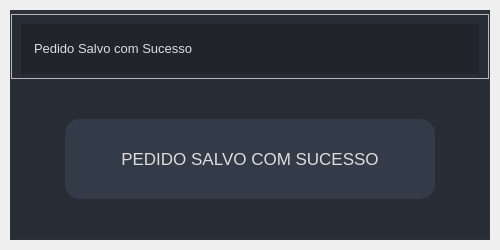
<?xml version="1.0" encoding="UTF-8"?>
<ui version="4.0">
 <author>Wanderson M. Pimenta</author>
 <class>MainWindow</class>
 <widget class="QMainWindow" name="MainWindow">
  <property name="geometry">
   <rect>
    <x>0</x>
    <y>0</y>
    <width>500</width>
    <height>250</height>
   </rect>
  </property>
  <property name="minimumSize">
   <size>
    <width>500</width>
    <height>250</height>
   </size>
  </property>
  <property name="maximumSize">
   <size>
    <width>500</width>
    <height>250</height>
   </size>
  </property>
  <property name="windowTitle">
   <string>MainWindow</string>
  </property>
  <widget class="QWidget" name="styleSheet">
   <property name="minimumSize">
    <size>
     <width>500</width>
     <height>250</height>
    </size>
   </property>
   <property name="maximumSize">
    <size>
     <width>500</width>
     <height>250</height>
    </size>
   </property>
   <property name="font">
    <font>
     <pointsize>10</pointsize>
     <italic>false</italic>
     <bold>false</bold>
    </font>
   </property>
   <property name="styleSheet">
    <string notr="true">/* /////////////////////////////////////////////////////////////////////////////////////////////////

SET APP STYLESHEET - FULL STYLES HERE
DARK THEME - DRACULA COLOR BASED

///////////////////////////////////////////////////////////////////////////////////////////////// */

QWidget{
	color: rgb(221, 221, 221);
	font: 10pt &quot;Segoe UI&quot;;
}

/* /////////////////////////////////////////////////////////////////////////////////////////////////
Tooltip */
QToolTip {
	color: #ffffff;
	background-color: rgba(33, 37, 43, 180);
	border: 1px solid rgb(44, 49, 58);
	background-image: none;
	background-position: left center;
    background-repeat: no-repeat;
	border: none;
	border-left: 2px solid rgb(255, 121, 198);
	text-align: left;
	padding-left: 8px;
	margin: 0px;
}

/* /////////////////////////////////////////////////////////////////////////////////////////////////
Bg App */
#bgApp {	
	background-color: rgb(40, 44, 52);
	border: 1px solid rgb(44, 49, 58);
}

/* /////////////////////////////////////////////////////////////////////////////////////////////////
Left Menu */
#leftMenuBg {	
	background-color: rgb(33, 37, 43);
}
#topLogo {
	background-color: rgb(33, 37, 43);
	background-image: url(:/images/images/images/PyDracula.png);
	background-position: centered;
	background-repeat: no-repeat;
}
#titleLeftApp { font: 63 12pt &quot;Segoe UI Semibold&quot;; }
#titleLeftDescription { font: 8pt &quot;Segoe UI&quot;; color: rgb(189, 147, 249); }

/* MENUS */
#topMenu .QPushButton {	
	background-position: left center;
    background-repeat: no-repeat;
	border: none;
	border-left: 22px solid transparent;
	background-color: transparent;
	text-align: left;
	padding-left: 44px;
}
#topMenu .QPushButton:hover {
	background-color: rgb(40, 44, 52);
}
#topMenu .QPushButton:pressed {	
	background-color: rgb(189, 147, 249);
	color: rgb(255, 255, 255);
}
#bottomMenu .QPushButton {	
	background-position: left center;
    background-repeat: no-repeat;
	border: none;
	border-left: 20px solid transparent;
	background-color:transparent;
	text-align: left;
	padding-left: 44px;
}
#bottomMenu .QPushButton:hover {
	background-color: rgb(40, 44, 52);
}
#bottomMenu .QPushButton:pressed {	
	background-color: rgb(189, 147, 249);
	color: rgb(255, 255, 255);
}
#leftMenuFrame{
	border-top: 3px solid rgb(44, 49, 58);
}

/* Toggle Button */
#toggleButton {
	background-position: left center;
    background-repeat: no-repeat;
	border: none;
	border-left: 20px solid transparent;
	background-color: rgb(37, 41, 48);
	text-align: left;
	padding-left: 44px;
	color: rgb(113, 126, 149);
}
#toggleButton:hover {
	background-color: rgb(40, 44, 52);
}
#toggleButton:pressed {
	background-color: rgb(189, 147, 249);
}

/* Title Menu */
#titleRightInfo { padding-left: 10px; }


/* /////////////////////////////////////////////////////////////////////////////////////////////////
Extra Tab */
#extraLeftBox {	
	background-color: rgb(44, 49, 58);
}
#extraTopBg{	
	background-color: rgb(189, 147, 249)
}

/* Icon */
#extraIcon {
	background-position: center;
	background-repeat: no-repeat;
	background-image: url(:/icons/images/icons/icon_settings.png);
}

/* Label */
#extraLabel { color: rgb(255, 255, 255); }

/* Btn Close */
#extraCloseColumnBtn { background-color: rgba(255, 255, 255, 0); border: none;  border-radius: 5px; }
#extraCloseColumnBtn:hover { background-color: rgb(196, 161, 249); border-style: solid; border-radius: 4px; }
#extraCloseColumnBtn:pressed { background-color: rgb(180, 141, 238); border-style: solid; border-radius: 4px; }

/* Extra Content */
#extraContent{
	border-top: 3px solid rgb(40, 44, 52);
}

/* Extra Top Menus */
#extraTopMenu .QPushButton {
background-position: left center;
    background-repeat: no-repeat;
	border: none;
	border-left: 22px solid transparent;
	background-color:transparent;
	text-align: left;
	padding-left: 44px;
}
#extraTopMenu .QPushButton:hover {
	background-color: rgb(40, 44, 52);
}
#extraTopMenu .QPushButton:pressed {	
	background-color: rgb(189, 147, 249);
	color: rgb(255, 255, 255);
}

/* /////////////////////////////////////////////////////////////////////////////////////////////////
Content App */
#contentTopBg{	
	background-color: rgb(33, 37, 43);
}
#contentBottom{
	border-top: 3px solid rgb(44, 49, 58);
}

/* Top Buttons */
#rightButtons .QPushButton { background-color: rgba(255, 255, 255, 0); border: none;  border-radius: 5px; }
#rightButtons .QPushButton:hover { background-color: rgb(44, 49, 57); border-style: solid; border-radius: 4px; }
#rightButtons .QPushButton:pressed { background-color: rgb(23, 26, 30); border-style: solid; border-radius: 4px; }

/* Theme Settings */
#extraRightBox { background-color: rgb(44, 49, 58); }
#themeSettingsTopDetail { background-color: rgb(189, 147, 249); }

/* Bottom Bar */
#bottomBar { background-color: rgb(44, 49, 58); }
#bottomBar QLabel { font-size: 11px; color: rgb(113, 126, 149); padding-left: 10px; padding-right: 10px; padding-bottom: 2px; }

/* CONTENT SETTINGS */
/* MENUS */
#contentSettings .QPushButton {	
	background-position: left center;
    background-repeat: no-repeat;
	border: none;
	border-left: 22px solid transparent;
	background-color:transparent;
	text-align: left;
	padding-left: 44px;
}
#contentSettings .QPushButton:hover {
	background-color: rgb(40, 44, 52);
}
#contentSettings .QPushButton:pressed {	
	background-color: rgb(189, 147, 249);
	color: rgb(255, 255, 255);
}

/* /////////////////////////////////////////////////////////////////////////////////////////////////
QTableWidget */
QTableWidget {	
	background-color: transparent;
	padding: 10px;
	border-radius: 5px;
	gridline-color: rgb(44, 49, 58);
	border-bottom: 1px solid rgb(44, 49, 60);
}
QTableWidget::item{
	border-color: rgb(44, 49, 60);
	padding-left: 5px;
	padding-right: 5px;
	gridline-color: rgb(44, 49, 60);
}
QTableWidget::item:selected{
	background-color: rgb(189, 147, 249);
}
QHeaderView::section{
	background-color: rgb(33, 37, 43);
	max-width: 30px;
	border: 1px solid rgb(44, 49, 58);
	border-style: none;
    border-bottom: 1px solid rgb(44, 49, 60);
    border-right: 1px solid rgb(44, 49, 60);
}
QTableWidget::horizontalHeader {	
	background-color: rgb(33, 37, 43);
}
QHeaderView::section:horizontal
{
    border: 1px solid rgb(33, 37, 43);
	background-color: rgb(33, 37, 43);
	padding: 3px;
	border-top-left-radius: 7px;
    border-top-right-radius: 7px;
}
QHeaderView::section:vertical
{
    border: 1px solid rgb(44, 49, 60);
}

/* /////////////////////////////////////////////////////////////////////////////////////////////////
LineEdit */
QLineEdit {
	background-color: rgb(33, 37, 43);
	border-radius: 5px;
	border: 2px solid rgb(33, 37, 43);
	padding-left: 10px;
	selection-color: rgb(255, 255, 255);
	selection-background-color: rgb(255, 121, 198);
}
QLineEdit:hover {
	border: 2px solid rgb(64, 71, 88);
}
QLineEdit:focus {
	border: 2px solid rgb(91, 101, 124);
}

/* /////////////////////////////////////////////////////////////////////////////////////////////////
PlainTextEdit */
QPlainTextEdit {
	background-color: rgb(27, 29, 35);
	border-radius: 5px;
	padding: 10px;
	selection-color: rgb(255, 255, 255);
	selection-background-color: rgb(255, 121, 198);
}
QPlainTextEdit  QScrollBar:vertical {
    width: 8px;
 }
QPlainTextEdit  QScrollBar:horizontal {
    height: 8px;
 }
QPlainTextEdit:hover {
	border: 2px solid rgb(64, 71, 88);
}
QPlainTextEdit:focus {
	border: 2px solid rgb(91, 101, 124);
}

/* /////////////////////////////////////////////////////////////////////////////////////////////////
ScrollBars */
QScrollBar:horizontal {
    border: none;
    background: rgb(52, 59, 72);
    height: 8px;
    margin: 0px 21px 0 21px;
	border-radius: 0px;
}
QScrollBar::handle:horizontal {
    background: rgb(189, 147, 249);
    min-width: 25px;
	border-radius: 4px
}
QScrollBar::add-line:horizontal {
    border: none;
    background: rgb(55, 63, 77);
    width: 20px;
	border-top-right-radius: 4px;
    border-bottom-right-radius: 4px;
    subcontrol-position: right;
    subcontrol-origin: margin;
}
QScrollBar::sub-line:horizontal {
    border: none;
    background: rgb(55, 63, 77);
    width: 20px;
	border-top-left-radius: 4px;
    border-bottom-left-radius: 4px;
    subcontrol-position: left;
    subcontrol-origin: margin;
}
QScrollBar::up-arrow:horizontal, QScrollBar::down-arrow:horizontal
{
     background: none;
}
QScrollBar::add-page:horizontal, QScrollBar::sub-page:horizontal
{
     background: none;
}
 QScrollBar:vertical {
	border: none;
    background: rgb(52, 59, 72);
    width: 8px;
    margin: 21px 0 21px 0;
	border-radius: 0px;
 }
 QScrollBar::handle:vertical {	
	background: rgb(189, 147, 249);
    min-height: 25px;
	border-radius: 4px
 }
 QScrollBar::add-line:vertical {
     border: none;
    background: rgb(55, 63, 77);
     height: 20px;
	border-bottom-left-radius: 4px;
    border-bottom-right-radius: 4px;
     subcontrol-position: bottom;
     subcontrol-origin: margin;
 }
 QScrollBar::sub-line:vertical {
	border: none;
    background: rgb(55, 63, 77);
     height: 20px;
	border-top-left-radius: 4px;
    border-top-right-radius: 4px;
     subcontrol-position: top;
     subcontrol-origin: margin;
 }
 QScrollBar::up-arrow:vertical, QScrollBar::down-arrow:vertical {
     background: none;
 }

 QScrollBar::add-page:vertical, QScrollBar::sub-page:vertical {
     background: none;
 }

/* /////////////////////////////////////////////////////////////////////////////////////////////////
CheckBox */
QCheckBox::indicator {
    border: 3px solid rgb(52, 59, 72);
	width: 15px;
	height: 15px;
	border-radius: 10px;
    background: rgb(44, 49, 60);
}
QCheckBox::indicator:hover {
    border: 3px solid rgb(58, 66, 81);
}
QCheckBox::indicator:checked {
    background: 3px solid rgb(52, 59, 72);
	border: 3px solid rgb(52, 59, 72);	
	background-image: url(:/icons/images/icons/cil-check-alt.png);
}

/* /////////////////////////////////////////////////////////////////////////////////////////////////
RadioButton */
QRadioButton::indicator {
    border: 3px solid rgb(52, 59, 72);
	width: 15px;
	height: 15px;
	border-radius: 10px;
    background: rgb(44, 49, 60);
}
QRadioButton::indicator:hover {
    border: 3px solid rgb(58, 66, 81);
}
QRadioButton::indicator:checked {
    background: 3px solid rgb(94, 106, 130);
	border: 3px solid rgb(52, 59, 72);	
}

/* /////////////////////////////////////////////////////////////////////////////////////////////////
ComboBox */
QComboBox{
	background-color: rgb(27, 29, 35);
	border-radius: 5px;
	border: 2px solid rgb(33, 37, 43);
	padding: 5px;
	padding-left: 10px;
}
QComboBox:hover{
	border: 2px solid rgb(64, 71, 88);
}
QComboBox::drop-down {
	subcontrol-origin: padding;
	subcontrol-position: top right;
	width: 25px; 
	border-left-width: 3px;
	border-left-color: rgba(39, 44, 54, 150);
	border-left-style: solid;
	border-top-right-radius: 3px;
	border-bottom-right-radius: 3px;	
	background-image: url(:/icons/images/icons/cil-arrow-bottom.png);
	background-position: center;
	background-repeat: no-reperat;
 }
QComboBox QAbstractItemView {
	color: rgb(255, 121, 198);	
	background-color: rgb(33, 37, 43);
	padding: 10px;
	selection-background-color: rgb(39, 44, 54);
}

/* /////////////////////////////////////////////////////////////////////////////////////////////////
Sliders */
QSlider::groove:horizontal {
    border-radius: 5px;
    height: 10px;
	margin: 0px;
	background-color: rgb(52, 59, 72);
}
QSlider::groove:horizontal:hover {
	background-color: rgb(55, 62, 76);
}
QSlider::handle:horizontal {
    background-color: rgb(189, 147, 249);
    border: none;
    height: 10px;
    width: 10px;
    margin: 0px;
	border-radius: 5px;
}
QSlider::handle:horizontal:hover {
    background-color: rgb(195, 155, 255);
}
QSlider::handle:horizontal:pressed {
    background-color: rgb(255, 121, 198);
}

QSlider::groove:vertical {
    border-radius: 5px;
    width: 10px;
    margin: 0px;
	background-color: rgb(52, 59, 72);
}
QSlider::groove:vertical:hover {
	background-color: rgb(55, 62, 76);
}
QSlider::handle:vertical {
    background-color: rgb(189, 147, 249);
	border: none;
    height: 10px;
    width: 10px;
    margin: 0px;
	border-radius: 5px;
}
QSlider::handle:vertical:hover {
    background-color: rgb(195, 155, 255);
}
QSlider::handle:vertical:pressed {
    background-color: rgb(255, 121, 198);
}

/* /////////////////////////////////////////////////////////////////////////////////////////////////
CommandLinkButton */
QCommandLinkButton {	
	color: rgb(255, 121, 198);
	border-radius: 5px;
	padding: 5px;
	color: rgb(255, 170, 255);
}
QCommandLinkButton:hover {	
	color: rgb(255, 170, 255);
	background-color: rgb(44, 49, 60);
}
QCommandLinkButton:pressed {	
	color: rgb(189, 147, 249);
	background-color: rgb(52, 58, 71);
}

/* /////////////////////////////////////////////////////////////////////////////////////////////////
Button */
#pagesContainer QPushButton {
	border: 2px solid rgb(52, 59, 72);
	border-radius: 5px;	
	background-color: rgb(52, 59, 72);
}
#pagesContainer QPushButton:hover {
	background-color: rgb(57, 65, 80);
	border: 2px solid rgb(61, 70, 86);
}
#pagesContainer QPushButton:pressed {	
	background-color: rgb(35, 40, 49);
	border: 2px solid rgb(43, 50, 61);
}

</string>
   </property>
   <layout class="QVBoxLayout" name="appMargins">
    <property name="spacing">
     <number>0</number>
    </property>
    <property name="leftMargin">
     <number>10</number>
    </property>
    <property name="topMargin">
     <number>10</number>
    </property>
    <property name="rightMargin">
     <number>10</number>
    </property>
    <property name="bottomMargin">
     <number>10</number>
    </property>
    <item>
     <widget class="QFrame" name="bgApp">
      <property name="styleSheet">
       <string notr="true"/>
      </property>
      <property name="frameShape">
       <enum>QFrame::NoFrame</enum>
      </property>
      <property name="frameShadow">
       <enum>QFrame::Raised</enum>
      </property>
      <layout class="QHBoxLayout" name="appLayout">
       <property name="spacing">
        <number>0</number>
       </property>
       <property name="leftMargin">
        <number>0</number>
       </property>
       <property name="topMargin">
        <number>0</number>
       </property>
       <property name="rightMargin">
        <number>0</number>
       </property>
       <property name="bottomMargin">
        <number>0</number>
       </property>
       <item>
        <widget class="QFrame" name="contentBox">
         <property name="frameShape">
          <enum>QFrame::NoFrame</enum>
         </property>
         <property name="frameShadow">
          <enum>QFrame::Raised</enum>
         </property>
         <layout class="QVBoxLayout" name="verticalLayout_2">
          <property name="spacing">
           <number>0</number>
          </property>
          <property name="leftMargin">
           <number>0</number>
          </property>
          <property name="topMargin">
           <number>0</number>
          </property>
          <property name="rightMargin">
           <number>0</number>
          </property>
          <property name="bottomMargin">
           <number>0</number>
          </property>
          <item>
           <widget class="QFrame" name="contentBottom">
            <property name="maximumSize">
             <size>
              <width>16777215</width>
              <height>16777215</height>
             </size>
            </property>
            <property name="frameShape">
             <enum>QFrame::NoFrame</enum>
            </property>
            <property name="frameShadow">
             <enum>QFrame::Raised</enum>
            </property>
            <layout class="QVBoxLayout" name="verticalLayout_6">
             <property name="spacing">
              <number>0</number>
             </property>
             <property name="leftMargin">
              <number>0</number>
             </property>
             <property name="topMargin">
              <number>0</number>
             </property>
             <property name="rightMargin">
              <number>0</number>
             </property>
             <property name="bottomMargin">
              <number>0</number>
             </property>
             <item>
              <widget class="QFrame" name="frame">
               <property name="maximumSize">
                <size>
                 <width>16777215</width>
                 <height>65</height>
                </size>
               </property>
               <property name="frameShape">
                <enum>QFrame::StyledPanel</enum>
               </property>
               <property name="frameShadow">
                <enum>QFrame::Raised</enum>
               </property>
               <layout class="QGridLayout" name="gridLayout">
                <item row="0" column="0">
                 <widget class="QFrame" name="contentTopBg">
                  <property name="minimumSize">
                   <size>
                    <width>0</width>
                    <height>50</height>
                   </size>
                  </property>
                  <property name="maximumSize">
                   <size>
                    <width>16777215</width>
                    <height>50</height>
                   </size>
                  </property>
                  <property name="frameShape">
                   <enum>QFrame::NoFrame</enum>
                  </property>
                  <property name="frameShadow">
                   <enum>QFrame::Raised</enum>
                  </property>
                  <layout class="QHBoxLayout" name="horizontalLayout">
                   <property name="spacing">
                    <number>0</number>
                   </property>
                   <property name="leftMargin">
                    <number>0</number>
                   </property>
                   <property name="topMargin">
                    <number>0</number>
                   </property>
                   <property name="rightMargin">
                    <number>10</number>
                   </property>
                   <property name="bottomMargin">
                    <number>0</number>
                   </property>
                   <item>
                    <widget class="QFrame" name="leftBox">
                     <property name="sizePolicy">
                      <sizepolicy hsizetype="Expanding" vsizetype="Preferred">
                       <horstretch>0</horstretch>
                       <verstretch>0</verstretch>
                      </sizepolicy>
                     </property>
                     <property name="frameShape">
                      <enum>QFrame::NoFrame</enum>
                     </property>
                     <property name="frameShadow">
                      <enum>QFrame::Raised</enum>
                     </property>
                     <layout class="QHBoxLayout" name="horizontalLayout_3">
                      <property name="spacing">
                       <number>0</number>
                      </property>
                      <property name="leftMargin">
                       <number>0</number>
                      </property>
                      <property name="topMargin">
                       <number>0</number>
                      </property>
                      <property name="rightMargin">
                       <number>0</number>
                      </property>
                      <property name="bottomMargin">
                       <number>0</number>
                      </property>
                      <item>
                       <widget class="QLabel" name="titleRightInfo">
                        <property name="sizePolicy">
                         <sizepolicy hsizetype="Preferred" vsizetype="Expanding">
                          <horstretch>0</horstretch>
                          <verstretch>0</verstretch>
                         </sizepolicy>
                        </property>
                        <property name="maximumSize">
                         <size>
                          <width>16777215</width>
                          <height>45</height>
                         </size>
                        </property>
                        <property name="font">
                         <font>
                          <pointsize>10</pointsize>
                          <italic>false</italic>
                          <bold>false</bold>
                         </font>
                        </property>
                        <property name="text">
                         <string>Pedido Salvo com Sucesso </string>
                        </property>
                        <property name="alignment">
                         <set>Qt::AlignLeading|Qt::AlignLeft|Qt::AlignVCenter</set>
                        </property>
                       </widget>
                      </item>
                     </layout>
                    </widget>
                   </item>
                   <item alignment="Qt::AlignRight">
                    <widget class="QFrame" name="rightButtons">
                     <property name="minimumSize">
                      <size>
                       <width>0</width>
                       <height>28</height>
                      </size>
                     </property>
                     <property name="frameShape">
                      <enum>QFrame::NoFrame</enum>
                     </property>
                     <property name="frameShadow">
                      <enum>QFrame::Raised</enum>
                     </property>
                     <layout class="QHBoxLayout" name="horizontalLayout_2">
                      <property name="spacing">
                       <number>5</number>
                      </property>
                      <property name="leftMargin">
                       <number>0</number>
                      </property>
                      <property name="topMargin">
                       <number>0</number>
                      </property>
                      <property name="rightMargin">
                       <number>0</number>
                      </property>
                      <property name="bottomMargin">
                       <number>0</number>
                      </property>
                      <item>
                       <widget class="QPushButton" name="closeAppBtn">
                        <property name="minimumSize">
                         <size>
                          <width>28</width>
                          <height>28</height>
                         </size>
                        </property>
                        <property name="maximumSize">
                         <size>
                          <width>28</width>
                          <height>28</height>
                         </size>
                        </property>
                        <property name="cursor">
                         <cursorShape>PointingHandCursor</cursorShape>
                        </property>
                        <property name="toolTip">
                         <string>Close</string>
                        </property>
                        <property name="text">
                         <string/>
                        </property>
                        <property name="icon">
                         <iconset>
                          <normaloff>:/icons/images/icons/icon_close.png</normaloff>:/icons/images/icons/icon_close.png</iconset>
                        </property>
                        <property name="iconSize">
                         <size>
                          <width>20</width>
                          <height>20</height>
                         </size>
                        </property>
                       </widget>
                      </item>
                     </layout>
                    </widget>
                   </item>
                  </layout>
                 </widget>
                </item>
               </layout>
              </widget>
             </item>
             <item>
              <widget class="QFrame" name="content">
               <property name="frameShape">
                <enum>QFrame::NoFrame</enum>
               </property>
               <property name="frameShadow">
                <enum>QFrame::Raised</enum>
               </property>
               <layout class="QHBoxLayout" name="horizontalLayout_4">
                <property name="spacing">
                 <number>0</number>
                </property>
                <property name="leftMargin">
                 <number>0</number>
                </property>
                <property name="topMargin">
                 <number>0</number>
                </property>
                <property name="rightMargin">
                 <number>0</number>
                </property>
                <property name="bottomMargin">
                 <number>0</number>
                </property>
                <item>
                 <widget class="QPushButton" name="pushButton">
                  <property name="enabled">
                   <bool>false</bool>
                  </property>
                  <property name="minimumSize">
                   <size>
                    <width>8</width>
                    <height>0</height>
                   </size>
                  </property>
                  <property name="maximumSize">
                   <size>
                    <width>370</width>
                    <height>80</height>
                   </size>
                  </property>
                  <property name="focusPolicy">
                   <enum>Qt::ClickFocus</enum>
                  </property>
                  <property name="whatsThis">
                   <string/>
                  </property>
                  <property name="accessibleName">
                   <string/>
                  </property>
                  <property name="styleSheet">
                   <string notr="true">background-color: rgb(52, 59, 72);
border-radius:15;
font-size: 17px;</string>
                  </property>
                  <property name="text">
                   <string>PEDIDO SALVO COM SUCESSO</string>
                  </property>
                  <property name="icon">
                   <iconset>
                    <normaloff>../../images/icons/check-icone-1-scaled.png</normaloff>../../images/icons/check-icone-1-scaled.png</iconset>
                  </property>
                  <property name="iconSize">
                   <size>
                    <width>34</width>
                    <height>65</height>
                   </size>
                  </property>
                  <property name="autoRepeatDelay">
                   <number>300</number>
                  </property>
                 </widget>
                </item>
               </layout>
              </widget>
             </item>
            </layout>
           </widget>
          </item>
         </layout>
        </widget>
       </item>
      </layout>
     </widget>
    </item>
   </layout>
  </widget>
 </widget>
 <resources>
  <include location="resources.qrc"/>
 </resources>
 <connections/>
</ui>
